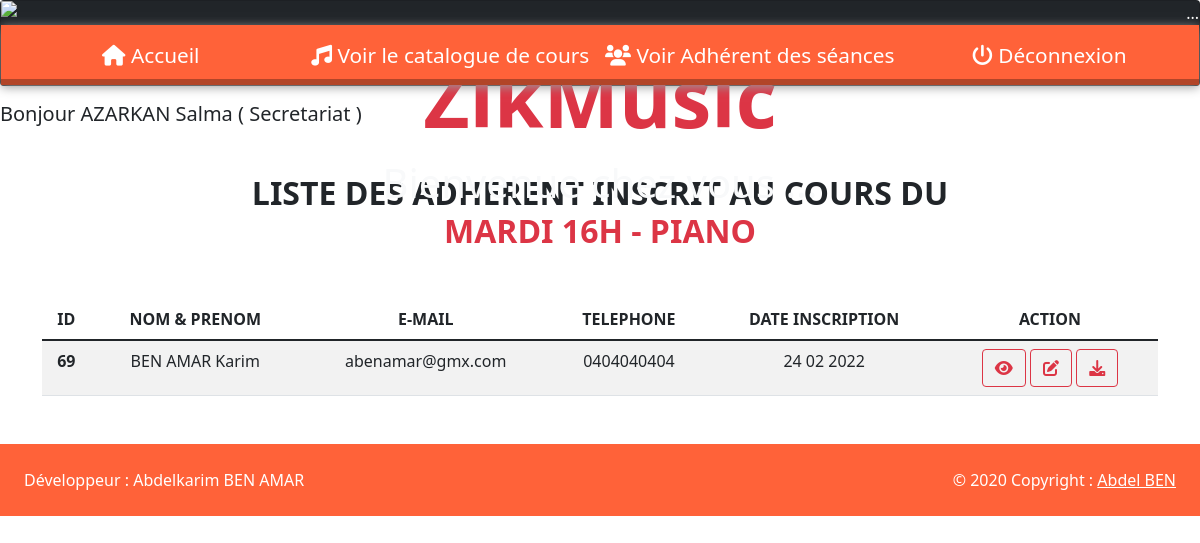
Page /?action=voirInscriptionsParSeance&idSeance=2 (signed in) on the committed database.
### tables this page shows
CREATE TABLE IF NOT EXISTS `seance` (
  `idSeance` int(11) NOT NULL AUTO_INCREMENT,
  `dateSeance` varchar(30) NOT NULL,
  `idInstrument` int(11) NOT NULL,
  `idProf` int(11) NOT NULL,
  PRIMARY KEY (`idSeance`),
  KEY `idMatiere` (`idInstrument`),
  KEY `idProf` (`idProf`)
);

CREATE TABLE IF NOT EXISTS `instrument` (
  `idInstrument` int(11) NOT NULL AUTO_INCREMENT,
  `libInstrument` varchar(30) NOT NULL,
  PRIMARY KEY (`idInstrument`)
);

CREATE TABLE IF NOT EXISTS `inscription` (
  `idSeance` int(11) NOT NULL,
  `idAdherent` int(11) NOT NULL,
  PRIMARY KEY (`idSeance`,`idAdherent`),
  KEY `fk_constraint2` (`idAdherent`)
);

CREATE TABLE IF NOT EXISTS `adherent` (
  `idAdherent` int(11) NOT NULL AUTO_INCREMENT,
  `nomAdherent` varchar(30) NOT NULL,
  `prenomAdherent` varchar(30) NOT NULL,
  `mailAdherent` varchar(50) NOT NULL,
  `telAdherent` varchar(30) NOT NULL,
  `dateInscription` datetime NOT NULL DEFAULT CURRENT_TIMESTAMP,
  PRIMARY KEY (`idAdherent`)
);

### model/managers/seanceManager.php (called while the page is built, shortened)
<?php
require("model/classes/Seance.class.php");
class SeanceManager{
    private $lePDO;
    public function __construct($unPDO)
    {
        $this->lePDO = $unPDO;
    }
    public function getSeanceById($id)
    {
        try {
            $connex = $this->lePDO;
            $sql = $connex->prepare("SELECT * FROM seance WHERE idSeance=:id_Seance ");
            $sql->bindParam(":id_Seance", $id);
            $sql->execute();
            $sql->setFetchMode(PDO::FETCH_CLASS, "Seance");
            $resultat = ($sql->fetch());
            return $resultat;
        } catch (PDOException $error) {
            echo $error->getMessage();
        }
    }
}
?>

### model/classes/Seance.class.php (called while the page is built, shortened)
<?php
class Seance {
    private $dateSeance;
    public function getDateSeance()
    {
        return $this->dateSeance;
    }
}
?>

### model/managers/instrumentManager.php (called while the page is built, shortened)
<?php
require("model/classes/Instrument.class.php");
class InstrumentManager{
    private $lePDO;
    public function __construct($unPDO)
    {
        $this->lePDO = $unPDO;
    }
    public function getInstrumentById($id)
    {
        try {
            $connex = $this->lePDO;
            $sql = $connex->prepare("SELECT * FROM instrument WHERE idInstrument=:id_Instrument ");
            $sql->bindParam(":id_Instrument", $id);
            $sql->execute();
            $sql->setFetchMode(PDO::FETCH_CLASS, "Instrument");
            $resultat = ($sql->fetch());
            return $resultat;
        } catch (PDOException $error) {
            echo $error->getMessage();
        }
    }
}
?>

### model/classes/Instrument.class.php (called while the page is built, shortened)
<?php
class Instrument {
    private $libInstrument;
    public function getLibInstrument()
    {
        return $this->libInstrument;
    }
}

### model/managers/inscriptionManager.php (called while the page is built, shortened)
<?php
class InscriptionManager{
    private $lePDO;
    public function __construct($unPDO)
    {
        $this->lePDO = $unPDO;
    }
    public function getAllInscriptionsByIdSeance($id)
    {
        try {
            $connex = $this->lePDO;
            $sql = $connex->prepare("SELECT * FROM inscription where idSeance=:id_Seance  ORDER BY idAdherent");
            $sql->bindParam(":id_Seance", $id);
            $sql->execute();
            $leResultat = ($sql->fetchAll(PDO::FETCH_CLASS, "inscription"));
            return $leResultat;
        } catch (PDOException $error) {
            echo $error->getMessage();
        }
    }
}

### model/managers/adherentManager.php (called while the page is built, shortened)
<?php
require("model/classes/Adherent.class.php");
class AdherentManager
{
    private $lePDO;
    public function __construct($unPDO)
    {
        $this->lePDO = $unPDO;
    }
    public function getAdherentById($id)
    {
        try {
            $connex = $this->lePDO;
            $sql = $connex->prepare("SELECT * FROM adherent WHERE idAdherent=:id_Adherent ");
            $sql->bindParam(":id_Adherent", $id);
            $sql->execute();
            $sql->setFetchMode(PDO::FETCH_CLASS, "Adherent");
            $resultat = ($sql->fetch());
            return $resultat;
        } catch (PDOException $error) {
            echo $error->getMessage();
        }
    }
}

### model/classes/Adherent.class.php (called while the page is built, shortened)
<?php
class Adherent {
    private $idAdherent;
    private $nomAdherent;
    private $prenomAdherent;
    private $mailAdherent;
    private $telAdherent;
    private $dateInscription;
    public function getIdAdherent()
    {
        return $this->idAdherent;
    }
    public function getNomAdherent()
    {
        return $this->nomAdherent;
    }
    public function getPrenomAdherent()
    {
        return $this->prenomAdherent;
    }
    public function getMailAdherent()
    {
        return $this->mailAdherent;
    }
    public function getTelAdherent()
    {
        return $this->telAdherent;
    }
    public function getDateInscription()
    {
        return $this->dateInscription;
    }
}

### view/voirInscriptionsParSeance.php (the view, shortened to what this page needs)
<h5 class="mt-3">Bonjour  <?= $_SESSION['nom']." ".$_SESSION['prenom']. " ( ". $_SESSION['role'] ." )"?></h5>
<div class="container mt-5 mb-5">
  <h2 class="text-center fw-bold text-DARK ">LISTE DES ADHERENT INSCRIT AU COURS DU <br>
  <strong class="text-danger"><?= strtoupper($seance->getDateSeance()." - ".$instrument->getLibInstrument()); ?></strong></h2>
  <?php if (count($AllInscriptionsBySeance) > 0) : ?>
  <table class="table table-striped table-hover mt-5">
    <thead class="text-center">
      <tr>
        <th scope="col">ID</th>
        <th scope="col">NOM & PRENOM</th>
        <th scope="col">E-MAIL</th>
        <th scope="col">TELEPHONE</th>
        <th scope="col">DATE INSCRIPTION</th>
        <th scope="col">ACTION</th>
      </tr>
    </thead>
    <tbody class="text-center">
        <?php foreach ($AllInscriptionsBySeance as $unInscription) : ?>
          <?php $idAdherent =  $unInscription->getIdAdherent(); ?>
          <?php $unAdherent =  $adherentManager->getAdherentById($idAdherent); ?>
          <tr>
            <th scope="row"><?= $unAdherent->getIdAdherent(); ?></th>
            <td><?= $unAdherent->getNomAdherent()." ".$unAdherent->getPrenomAdherent(); ?></td>
            <td><?= $unAdherent->getMailAdherent(); ?></td>
            <td><?= $unAdherent->getTelAdherent(); ?></td>
            <td><?= date("d m Y", strtotime($unAdherent->getDateInscription())); ?></td>
            <td>
              <a href="./?action=voirAdherent&id=<?= $unAdherent->getIdAdherent(); ?>" class="btn btn-outline-danger"><i class="fas fa-eye"></i></a>
              <a href="./?action=voirAdherent" class="btn btn-outline-danger"><i class="fas fa-edit"></i></a>
              <a href="./?action=genPDF&id=<?= $unAdherent->getIdAdherent(); ?>"  target="_blank" class="btn btn-outline-danger"><i class="fas fa-download"></i></a>
            </td>
          </tr>
        <?php endforeach; ?>
        <?php endif; ?>
    </tbody>
  </table>
</div>

### public/css/style.css (style rules this page uses)
* { margin: 0px; padding: 0px; box-sizing: border-box; }

### public/css/navbar.css (style rules this page uses)
*, *:before, *:after { box-sizing: border-box; }
body { margin: 0; padding: 0; font-family: sans-serif; font-weight: 600; }

### rows in the picture
seance: dateSeance.libInstrument "MARDI 16H - PIANO"
inscription: idAdherent.idAdherent "69", idAdherent.nomAdherent "BEN AMAR", idAdherent.prenomAdherent "Karim", idAdherent.mailAdherent "abenamar@gmx.com", idAdherent.telAdherent "0404040404", idAdherent.dateInscription "24 02 2022"

### other values in the picture
$_SESSION['nom'] "AZARKAN"
$_SESSION['prenom'] "Salma"
$_SESSION['role'] "Secretariat"
